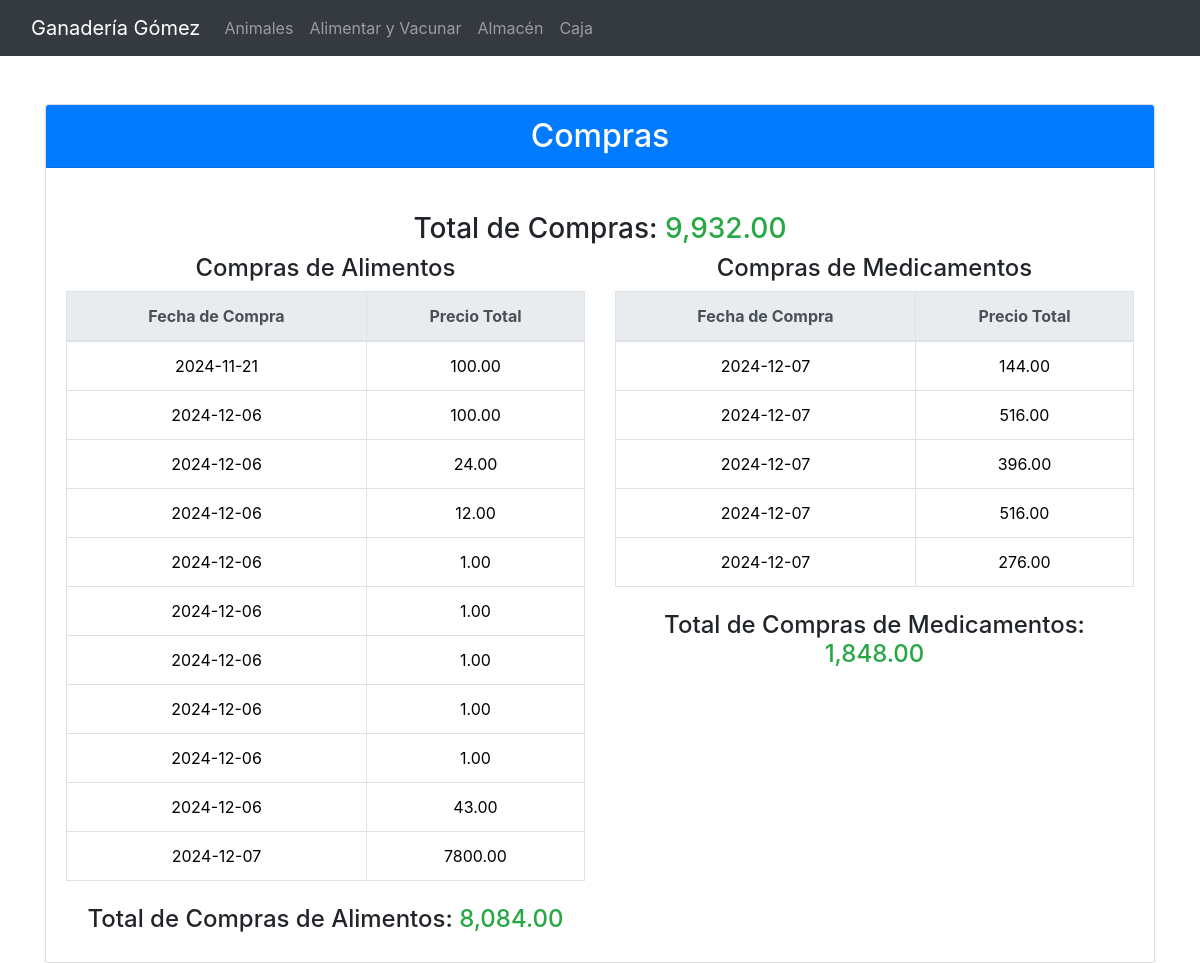
Page /www/compras.php on the committed database.
### tables this page shows
CREATE TABLE `CompraAlim` (
  `id_compralim` int NOT NULL,
  `id_alimento` int NOT NULL,
  `cantidadcompra` int NOT NULL,
  `preciouni` decimal(10,2) NOT NULL,
  `preciototal` decimal(10,2) GENERATED ALWAYS AS ((`cantidadcompra` * `preciouni`)) STORED,
  `fecha_compra` date NOT NULL
);

CREATE TABLE `CompraMedi` (
  `id_compramedi` int NOT NULL,
  `id_medicamento` int NOT NULL,
  `cantidadcompra` int NOT NULL,
  `preciouni` decimal(10,2) NOT NULL,
  `preciototal` decimal(10,2) GENERATED ALWAYS AS ((`cantidadcompra` * `preciouni`)) STORED,
  `fecha_compra` date NOT NULL
);

### www/compras.php (the view, shortened to what this page needs)
<?php
include("includes/header.php");
?>
<!DOCTYPE html>
<html lang="es">
<head>
    <link rel="stylesheet" href="https://maxcdn.bootstrapcdn.com/bootstrap/4.0.0/css/bootstrap.min.css">
</head>
<body>
<?php
$servername = "database";
$username = "root";
$password = "root";
$dbname = "Granja";
$conn = new mysqli($servername, $username, $password, $dbname);
$sql_compras_alim = "SELECT id_compralim, fecha_compra, preciototal FROM CompraAlim";
$compras_alim_result = $conn->query($sql_compras_alim);
$sql_compras_medi = "SELECT id_compramedi, fecha_compra, preciototal FROM CompraMedi";
$compras_medi_result = $conn->query($sql_compras_medi);
$sql_suma_total_compras_alim = "SELECT SUM(preciototal) AS suma_total_compras_alim FROM CompraAlim";
$suma_result_compras_alim = $conn->query($sql_suma_total_compras_alim);
$total_suma_compras_alim = 0;
if ($suma_result_compras_alim->num_rows > 0) {
    $row = $suma_result_compras_alim->fetch_assoc();
    $total_suma_compras_alim = $row['suma_total_compras_alim'];
}
$sql_suma_total_compras_medi = "SELECT SUM(preciototal) AS suma_total_compras_medi FROM CompraMedi";
$suma_result_compras_medi = $conn->query($sql_suma_total_compras_medi);
$total_suma_compras_medi = 0;
if ($suma_result_compras_medi->num_rows > 0) {
    $row = $suma_result_compras_medi->fetch_assoc();
    $total_suma_compras_medi = $row['suma_total_compras_medi'];
}
$total_suma_compras = $total_suma_compras_alim + $total_suma_compras_medi;
?>
<div class="container mt-5">
    <div class="card shadow-sm">
        <div class="card-header bg-primary text-white">
            <h2 class="text-center mb-0">Compras</h2>
        </div>
        <div class="card-body">
            <div class="mt-4 text-center">
                <h3>Total de Compras: <span class="text-success"><?php echo number_format($total_suma_compras, 2); ?> </span></h4>
            </div>
            <div class="row">
                <div class="col-md-6 text-center">
                    <h4>Compras de Alimentos</h4>
                    <?php
                    if ($compras_alim_result->num_rows > 0) {
                        echo "<table class='table table-bordered'>";
                        echo "<thead class='thead-light'>
                                <tr>
                                    <th>Fecha de Compra</th>
                                    <th>Precio Total</th>
                                </tr>
                              </thead>
                              <tbody>";
                        while ($row = $compras_alim_result->fetch_assoc()) {
                            echo "<tr>
                                    <td>{$row['fecha_compra']}</td>
                                    <td>{$row['preciototal']}</td>
                                  </tr>";
                        }
                        echo "</tbody></table>";
                    } else {
                        echo "<p class='alert alert-warning'>No se han encontrado compras en Alimentos.</p>";
                    }
                    ?>
                    <div class="mt-4 text-center">
                        <h4>Total de Compras de Alimentos: <span class="text-success"><?php echo number_format($total_suma_compras_alim, 2); ?> </span></h4>
                    </div>
                </div>
                <div class="col-md-6 text-center">
                    <h4>Compras de Medicamentos</h4>
                    <?php
                    if ($compras_medi_result->num_rows > 0) {
                        echo "<table class='table table-bordered'>";
                        echo "<thead class='thead-light'>
                                <tr>
                                    <th>Fecha de Compra</th>
                                    <th>Precio Total</th>
                                </tr>
                              </thead>
                              <tbody>";
                        while ($row = $compras_medi_result->fetch_assoc()) {
                            echo "<tr>
                                    <td>{$row['fecha_compra']}</td>
                                    <td>{$row['preciototal']}</td>
                                  </tr>";
                        }
                        echo "</tbody></table>";
                    } else {
                        echo "<p class='alert alert-warning'>No se han encontrado compras en Medicamentos.</p>";
                    }
                    ?>
                    <div class="mt-4">
                        <h4>Total de Compras de Medicamentos: <span class="text-success"><?php echo number_format($total_suma_compras_medi, 2); ?> </span></h4>
                    </div>
                </div>
            </div>
        </div>
    </div>
</div>
</body>
</html>

### www/includes/header.php (shortened to what this page needs)
<!DOCTYPE html>
<html lang="es">
<head>
    <link href="https://cdn.jsdelivr.net/npm/bootstrap@5.3.2/dist/css/bootstrap.min.css" rel="stylesheet">
    <link rel="stylesheet" href="https://cdnjs.cloudflare.com/ajax/libs/font-awesome/5.15.3/css/all.min.css">
</head>
<body>
<nav class="navbar navbar-expand-lg navbar-dark bg-dark">
    <div class="container-fluid">
        <a class="navbar-brand" href="inicio.php">Ganadería Gómez</a>
        <div class="collapse navbar-collapse" id="navbarSupportedContent">
            <ul class="navbar-nav me-auto mb-2 mb-lg-0">
                <li class="nav-item">
                    <a class="nav-link" href="animales.php">Animales</a>
                </li>
                <li class="nav-item">
                    <a class="nav-link" href="alimentar.php">Alimentar y Vacunar</a>
                </li>
                <li class="nav-item">
                    <a class="nav-link" href="almacen.php">Almacén</a>
                </li>
                <li class="nav-item">
                    <a class="nav-link" href="caja.php">Caja</a>
                </li>
            </ul>
        </div>
    </div>
</nav>

### rows in the picture
compraalim: fecha_compra "2024-11-21", preciototal "100.00"
compraalim: fecha_compra "2024-12-06", preciototal "100.00"
compraalim: fecha_compra "2024-12-06", preciototal "24.00"
compraalim: fecha_compra "2024-12-06", preciototal "12.00"
compraalim: fecha_compra "2024-12-06", preciototal "1.00"
compraalim: fecha_compra "2024-12-06", preciototal "1.00"
compraalim: fecha_compra "2024-12-06", preciototal "1.00"
compraalim: fecha_compra "2024-12-06", preciototal "1.00"
compraalim: fecha_compra "2024-12-06", preciototal "1.00"
compraalim: fecha_compra "2024-12-06", preciototal "43.00"
compraalim: fecha_compra "2024-12-07", preciototal "7800.00"
compramedi: fecha_compra "2024-12-07", preciototal "144.00"
compramedi: fecha_compra "2024-12-07", preciototal "516.00"
compramedi: fecha_compra "2024-12-07", preciototal "396.00"
compramedi: fecha_compra "2024-12-07", preciototal "516.00"
compramedi: fecha_compra "2024-12-07", preciototal "276.00"

### other values in the picture
$total_suma_compras "9,932.00"
$total_suma_compras_alim "8,084.00"
$total_suma_compras_medi "1,848.00"
